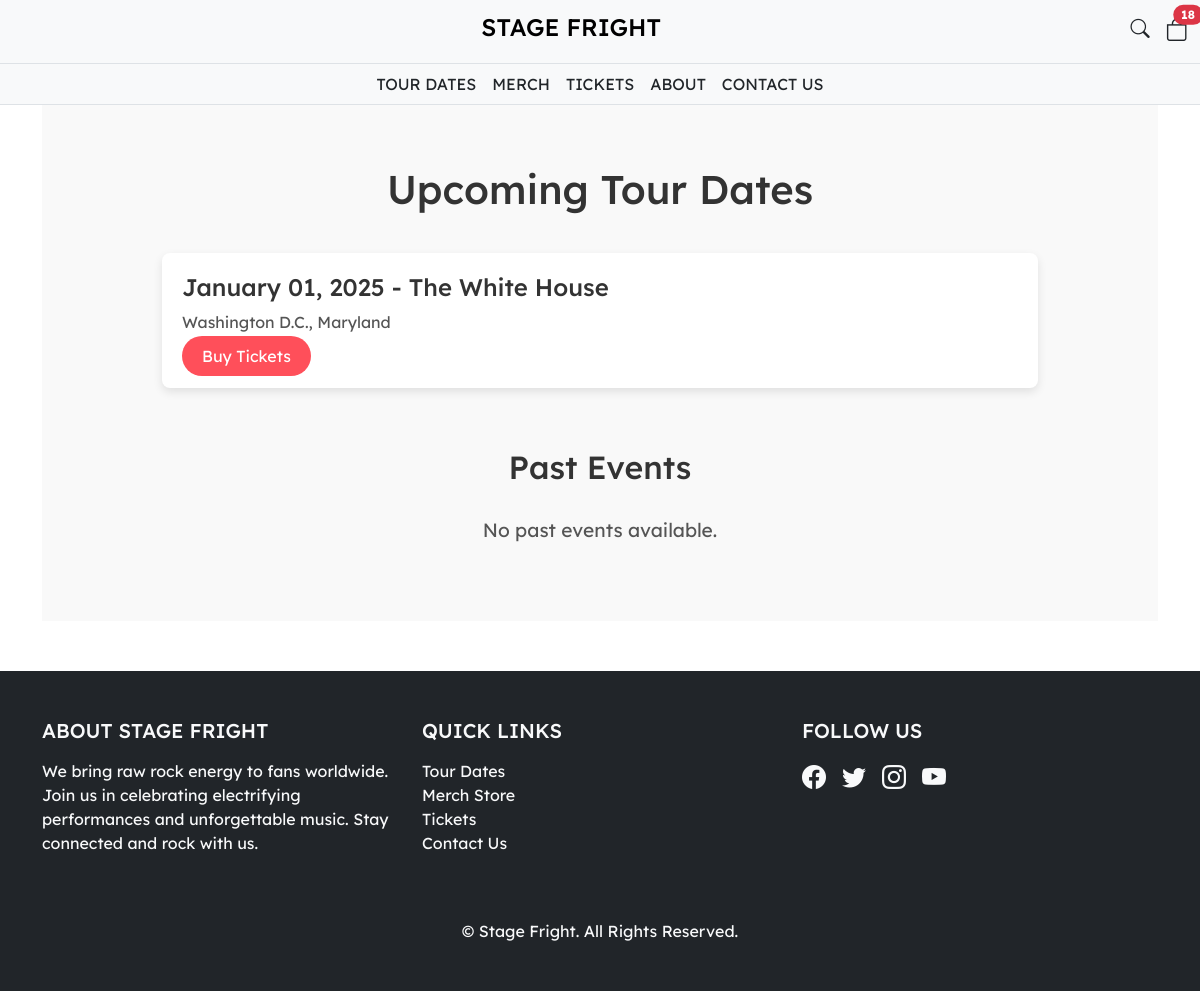
/tour-dates/ (signed in), run on the app's committed database.
### store/models.py (models this page shows, shortened)
class UpcomingTourDates(models.Model):
  date = models.DateTimeField(auto_now_add=False)
  venue = models.CharField(max_length=200, null=True)
  city = models.CharField(max_length=200, null=True)
  state = models.CharField(max_length=200, null=True)

### store/views.py (the view)
# urls.py: path('tour-dates/', views.tourdates, name="tour-dates"),
def tourdates(request):
  data = cartData(request)
  cartItems = data['cartItems']
  upcoming_events = UpcomingTourDates.objects.all().order_by('date')
  past_events = PastEvents.objects.all().order_by("-date")
  products = Product.objects.all()
  context = {'products': products, 'cartItems': cartItems, 'upcoming_events': upcoming_events, 'past_events': past_events}
  return render(request, 'store/tourdates.html', context)

### store/models.py (called while the page is built)
  @property
  def get_cart_items(self):
    orderitems = self.orderitem_set.all()
    total = sum([ item.quantity for item in orderitems ])
    return total

### store/utils.py (called while the page is built)
def cartData(request):
  if request.user.is_authenticated:
    customer = request.user.customer
    order, created = Order.objects.get_or_create(customer=customer, complete=False)
    items = order.orderitem_set.all()
    cartItems = order.get_cart_items
  else:
    cookieData = cookieCart(request)
    cartItems = cookieData['cartItems']
    order = cookieData['order']
    items = cookieData['items']
  return {'cartItems': cartItems, 'order': order, 'items': items}

### store/templates/store/tourdates.html
{% extends 'store/main.html' %}
{% load static %}
{% block content %}
<div class="tour-dates-page" style="padding: 60px 20px; background-color: #f9f9f9;">
  <div class="container" style="max-width: 900px; margin: auto;">
    <h1 style="font-size: 2.5rem; text-align: center; margin-bottom: 40px; color: #333;">Upcoming Tour Dates</h1>
    <div class="upcoming-events" style="margin-bottom: 60px;">
      {% if upcoming_events %}
      <ul style="list-style: none; padding: 0;">
        {% for event in upcoming_events %}
        <li style="margin-bottom: 20px; padding: 20px; background-color: #fff; border-radius: 8px; box-shadow: 0 4px 10px rgba(0, 0, 0, 0.1);">
          <h3 style="font-size: 1.5rem; color: #333;">{{ event.date|date:"F d, Y" }} - {{ event.venue }}</h3>
          <p style="color: #555; margin: 5px 0;">{{ event.city }}, {{ event.state }}</p>
          <div style="margin-top: 10px;">
            <a href="/tickets" style="background-color: #ff4f5a; color: white; padding: 10px 20px; border-radius: 50px; text-decoration: none; font-size: 1rem;">Buy Tickets</a>
          </div>
        </li>
        {% endfor %}
      </ul>
      {% else %}
      <p style="font-size: 1.2rem; text-align: center; color: #555;">No upcoming events at the moment. Stay tuned!</p>
      {% endif %}
    </div>
    <div class="past-events">
      <h2 style="font-size: 2rem; text-align: center; margin-bottom: 30px; color: #333;">Past Events</h2>
      {% if past_events %}
      <ul style="list-style: none; padding: 0;">
        {% for event in past_events %}
        <li style="margin-bottom: 20px; padding: 20px; background-color: #f4f4f4; border-radius: 8px; box-shadow: 0 4px 8px rgba(0, 0, 0, 0.1);">
          <h3 style="font-size: 1.5rem; color: #555;">{{ event.date|date:"F d, Y" }} - {{ event.venue }}</h3>
          <p style="color: #777; margin: 5px 0;">{{ event.city }}, {{ event.state }}</p>
        </li>
        {% endfor %}
      </ul>
      {% else %}
      <p style="font-size: 1.2rem; text-align: center; color: #555;">No past events available.</p>
      {% endif %}
    </div>
  </div>
</div>
{% endblock content %}

### static/css/main.css (style rules this page uses)
body { background-color: hsl(0, 0%, 98%); overflow-x: hidden; font-family: "Lexend Deca", sans-serif; color: hsl(0, 0%, 30%); }
h1, h2, h3, h4, h5, h6, p, span, a, li, button, input, textarea { font-family: "Lexend Deca", sans-serif; }
h1, h2, h3, h4, h5, h6 { color: hsl(0, 0%, 30%); margin: 0 0 20px; }
html, body { height: 100%; margin: 0; display: flex; flex-direction: column; }
h3, h5 { color: #495057; }
h3 { margin-top: 20px; }

### data on the page
UpcomingTourDates: date "January 01, 2025", venue "The White House", city "Washington D.C.", state "Maryland"

### other printed values
{{ cartItems }} "18"
